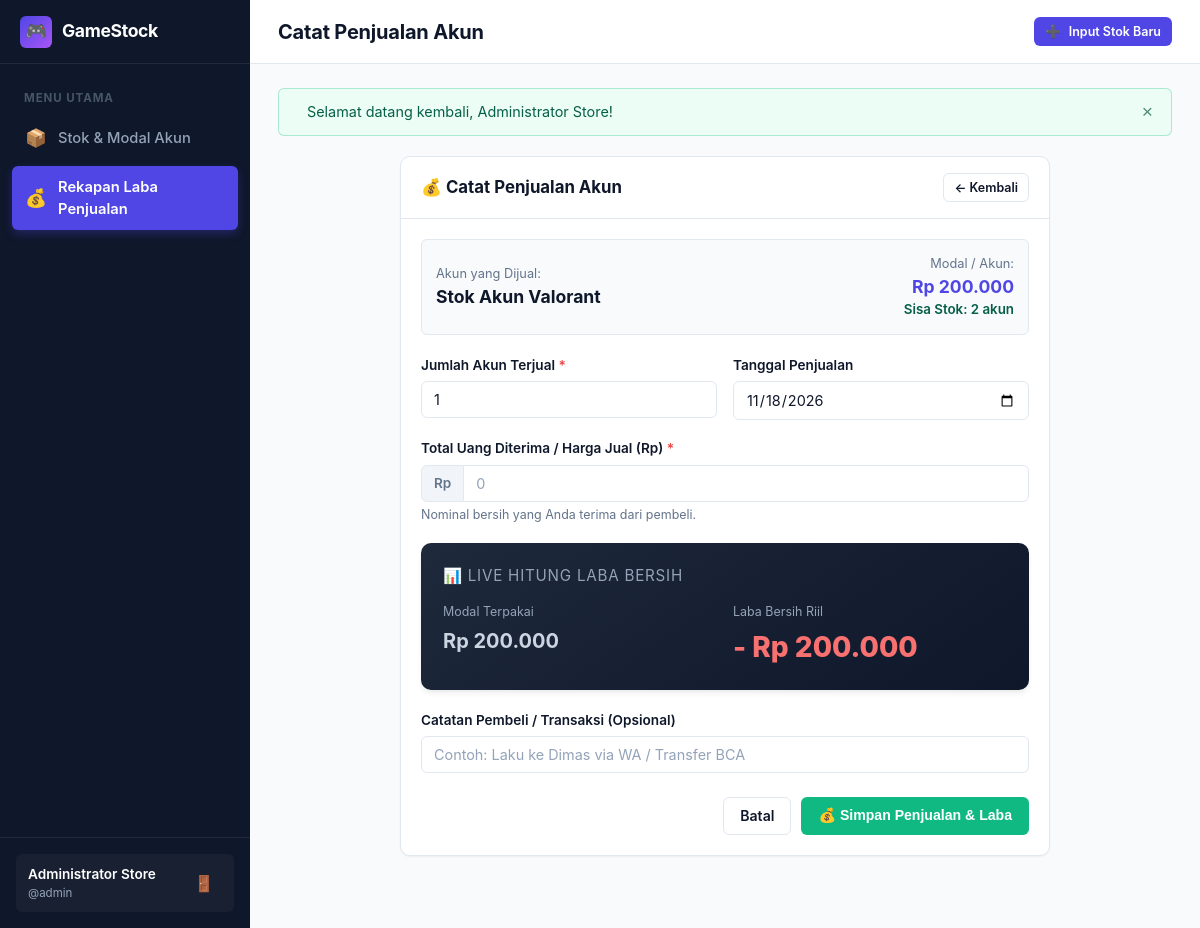
The app's page /jual.php?id=2 (signed in) with its own data.
### tables this page shows
CREATE TABLE IF NOT EXISTS `stok_akun` (
    `id` INT AUTO_INCREMENT PRIMARY KEY,
    `tanggal_beli` DATE NOT NULL,
    `nama_akun` VARCHAR(150) NOT NULL,
    `modal` DECIMAL(12, 2) NOT NULL DEFAULT 0.00,
    `jumlah_total` INT NOT NULL DEFAULT 1,
    `sisa_stok` INT NOT NULL DEFAULT 1,
    `catatan_login` TEXT NULL,
    `created_at` DATETIME DEFAULT CURRENT_TIMESTAMP,
    `updated_at` DATETIME DEFAULT CURRENT_TIMESTAMP ON UPDATE CURRENT_TIMESTAMP
);

### config/database.php (called while the page is built, shortened)
<?php
function format_rupiah($angka) {
    return 'Rp ' . number_format((float)$angka, 0, ',', '.');
}
function clean($data) {
    return htmlspecialchars(trim($data ?? ''), ENT_QUOTES, 'UTF-8');
}

### jual.php (the view, shortened to what this page needs)
<?php
require_once __DIR__ . '/includes/header.php';
$id = (int)($_GET['id'] ?? 0);
$stmt = mysqli_prepare($conn, "SELECT * FROM stok_akun WHERE id = ? LIMIT 1");
mysqli_stmt_bind_param($stmt, "i", $id);
mysqli_stmt_execute($stmt);
$res = mysqli_stmt_get_result($stmt);
$stok = mysqli_fetch_assoc($res);
$modalPerAkun = ($stok['jumlah_total'] > 0) ? ($stok['modal'] / $stok['jumlah_total']) : $stok['modal'];
?>
<div style="max-width: 650px; margin: 0 auto;">
    <div class="card">
        <div class="card-header">
            <h3 class="card-title">
                <span>💰 Catat Penjualan Akun</span>
            </h3>
            <a href="index.php" class="btn btn-outline btn-sm">&larr; Kembali</a>
        </div>
        <div class="card-body">
            <div style="background: #f8fafc; border: 1px solid var(--border-color); border-radius: var(--radius-sm); padding: 14px; margin-bottom: 20px; display: flex; justify-content: space-between; align-items: center; flex-wrap: wrap; gap: 10px;">
                <div>
                    <span style="font-size: 0.8rem; color: var(--text-muted); display: block;">Akun yang Dijual:</span>
                    <strong style="font-size: 1.1rem; color: var(--text-main);"><?= clean($stok['nama_akun']); ?></strong>
                </div>
                <div style="text-align: right;">
                    <span style="font-size: 0.8rem; color: var(--text-muted); display: block;">Modal / Akun:</span>
                    <strong style="font-size: 1.1rem; color: var(--primary);" id="valModalPerAkun" data-modal="<?= $modalPerAkun; ?>">
                        <?= format_rupiah($modalPerAkun); ?>
                    </strong>
                    <small style="color: var(--success-text); display: block; font-weight: 600;">Sisa Stok: <?= $stok['sisa_stok']; ?> akun</small>
                </div>
            </div>
            <form action="jual.php?id=<?= $id; ?>" method="POST">
                <div class="form-row">
                    <div class="form-group">
                        <label for="jumlah_terjual" class="form-label">
                            Jumlah Akun Terjual <span class="required">*</span>
                        </label>
                        <input type="number" name="jumlah_terjual" id="jumlah_terjual" class="form-control"
                               value="1" min="1" max="<?= $stok['sisa_stok']; ?>" required>
                    </div>
                    <div class="form-group">
                        <label for="tanggal_jual" class="form-label">Tanggal Penjualan</label>
                        <input type="date" name="tanggal_jual" id="tanggal_jual" class="form-control"
                               value="<?= date('Y-m-d'); ?>" required>
                    </div>
                </div>
                <div class="form-group">
                    <label for="harga_jual" class="form-label">
                        Total Uang Diterima / Harga Jual (Rp) <span class="required">*</span>
                    </label>
                    <div class="input-group">
                        <span class="input-addon">Rp</span>
                        <input type="number" name="harga_jual" id="harga_jual" class="form-control"
                               placeholder="0" min="0" step="1000" required autofocus>
                    </div>
                    <div class="form-help">Nominal bersih yang Anda terima dari pembeli.</div>
                </div>
                <div class="profit-preview-card" style="margin-top: 16px; margin-bottom: 20px;">
                    <div class="profit-preview-title">
                        <span>📊 Live Hitung Laba Bersih</span>
                    </div>
                    <div class="profit-preview-grid">
                        <div class="profit-item">
                            <span class="profit-item-label">Modal Terpakai</span>
                            <span class="profit-item-value" id="calcModalTerpakai" style="color: #cbd5e1;"><?= format_rupiah($modalPerAkun); ?></span>
                        </div>
                        <div class="profit-item">
                            <span class="profit-item-label">Laba Bersih Riil</span>
                            <span class="profit-item-value profit-result-highlight text-profit" id="calcLabaBersih">Rp 0</span>
                        </div>
                    </div>
                </div>
                <div class="form-group">
                    <label for="catatan" class="form-label">Catatan Pembeli / Transaksi (Opsional)</label>
                    <input type="text" name="catatan" id="catatan" class="form-control"
                           placeholder="Contoh: Laku ke Dimas via WA / Transfer BCA">
                </div>
                <div style="margin-top: 24px; display: flex; gap: 10px; justify-content: flex-end;">
                    <a href="index.php" class="btn btn-outline">Batal</a>
                    <button type="submit" class="btn btn-success">
                        <span>💰 Simpan Penjualan & Laba</span>
                    </button>
                </div>
            </form>
        </div>
    </div>
</div>
<?php require_once __DIR__ . '/includes/footer.php'; ?>

### assets/css/style.css (style rules this page uses)
:root { --font-family: -apple-system, BlinkMacSystemFont, "Segoe UI", Roboto, Oxygen, Ubuntu, Cantarell, "Helvetica Neue", sans-serif; --bg-body: #f8fafc; --bg-surface: #ffffff; --bg-sidebar: #0f172a; --bg-sidebar-hover: #1e293b; --bg-sidebar-active: #334155; --text-main: #0f172a; --text-muted: #64748b; --text-light: #94a3b8; --text-white: #ffffff; --border-color: #e2e8f0; --border-focus: #6366f1; --primary: #4f46e5; --primary-hover: #4338ca; --primary-light: #eef2ff; --success: #10b981; --success-hover: #059669; --success-light: #ecfdf5; --success-text: #065f46; --warning: #f59e0b; --warning-hover: #d97706; --warning-light: #fffbeb; --warning-text: #92400e; --danger: #ef4444; --danger-hover: #dc2626; --danger-light: #fef2f2; --danger-text: #991b1b; --info: #0284c7; --info-light: #f0f9ff; --info-text: #075985; --shadow-sm: 0 1px 2px 0 rgba(0, 0, 0, 0.05); --shadow-md: 0 4px 6px -1px rgba(0, 0, 0, 0.07), 0 2px 4px -2px rgba(0, 0, 0, 0.05); --shadow-lg: 0 10px 15px -3px rgba(0, 0, 0, 0.08), 0 4px 6px -4px rgba(0, 0, 0, 0.04); --sidebar-width: 250px; --header-height: 64px; --radius-sm: 6px; --radius-md: 10px; --radius-lg: 14px; }
*, *::before, *::after { box-sizing: border-box; margin: 0; padding: 0; }
body { font-family: var(--font-family); background-color: var(--bg-body); color: var(--text-main); line-height: 1.5; -webkit-font-smoothing: antialiased; }
a { color: var(--primary); text-decoration: none; transition: color 0.15s ease; }
.card { background-color: var(--bg-surface); border: 1px solid var(--border-color); border-radius: var(--radius-md); box-shadow: var(--shadow-sm); margin-bottom: 24px; }
.card-header { padding: 16px 20px; border-bottom: 1px solid var(--border-color); display: flex; align-items: center; justify-content: space-between; flex-wrap: wrap; gap: 12px; }
.card-title { font-size: 1.05rem; font-weight: 700; color: var(--text-main); display: flex; align-items: center; gap: 8px; }
.card-body { padding: 20px; }
.btn { display: inline-flex; align-items: center; justify-content: center; gap: 8px; padding: 8px 16px; font-size: 0.88rem; font-weight: 600; border-radius: var(--radius-sm); border: 1px solid transparent; cursor: pointer; transition: all 0.2s ease; line-height: 1.4; text-decoration: none; }
.btn-sm { padding: 5px 10px; font-size: 0.78rem; }
.btn-success { background-color: var(--success); color: var(--text-white); }
.btn-outline { background-color: transparent; border-color: var(--border-color); color: var(--text-main); }
.form-group { margin-bottom: 18px; }
.form-label { display: block; font-size: 0.85rem; font-weight: 600; color: var(--text-main); margin-bottom: 6px; }
.form-label .required { color: var(--danger); }
.form-control, .form-select { width: 100%; padding: 9px 12px; font-size: 0.9rem; font-family: inherit; color: var(--text-main); background-color: var(--bg-surface); border: 1px solid var(--border-color); border-radius: var(--radius-sm); outline: none; transition: border-color 0.2s ease, box-shadow 0.2s ease; }
.form-control::placeholder { color: var(--text-light); }
.form-help { font-size: 0.78rem; color: var(--text-muted); margin-top: 4px; }
.form-row { display: grid; grid-template-columns: repeat(auto-fit, minmax(220px, 1fr)); gap: 16px; }
.input-group { display: flex; align-items: stretch; width: 100%; }
.input-addon { display: flex; align-items: center; padding: 0 12px; background-color: #f1f5f9; border: 1px solid var(--border-color); color: var(--text-muted); font-weight: 600; font-size: 0.85rem; border-radius: var(--radius-sm) 0 0 var(--radius-sm); white-space: nowrap; }
.input-group .form-control { border-radius: 0 var(--radius-sm) var(--radius-sm) 0; border-left: none; }
.profit-preview-card { background: linear-gradient(145deg, #1e293b, #0f172a); border-radius: var(--radius-md); padding: 22px; color: white; margin-top: 20px; box-shadow: var(--shadow-md); }
.profit-preview-title { font-size: 0.95rem; text-transform: uppercase; letter-spacing: 0.05em; color: #94a3b8; margin-bottom: 16px; display: flex; align-items: center; justify-content: space-between; }
.profit-preview-grid { display: grid; grid-template-columns: repeat(auto-fit, minmax(180px, 1fr)); gap: 16px; }
.profit-item { display: flex; flex-direction: column; }
.profit-item-label { font-size: 0.78rem; color: #94a3b8; margin-bottom: 4px; }
.profit-item-value { font-size: 1.25rem; font-weight: 700; }
.profit-result-highlight { font-size: 1.75rem; font-weight: 800; }
.text-loss { color: #f87171 !important; }

### records on screen
stok_akun: nama_akun "Stok Akun Valorant", format_rupiah($modalPerAkun) "Rp 200.000", sisa_stok "2"

### other values on screen
$currentUser['nama_lengkap'] "Administrator Store"
$currentUser['username'] "admin"
$pageTitle "Catat Penjualan Akun"
$text "Selamat datang kembali, Administrator Store!"
